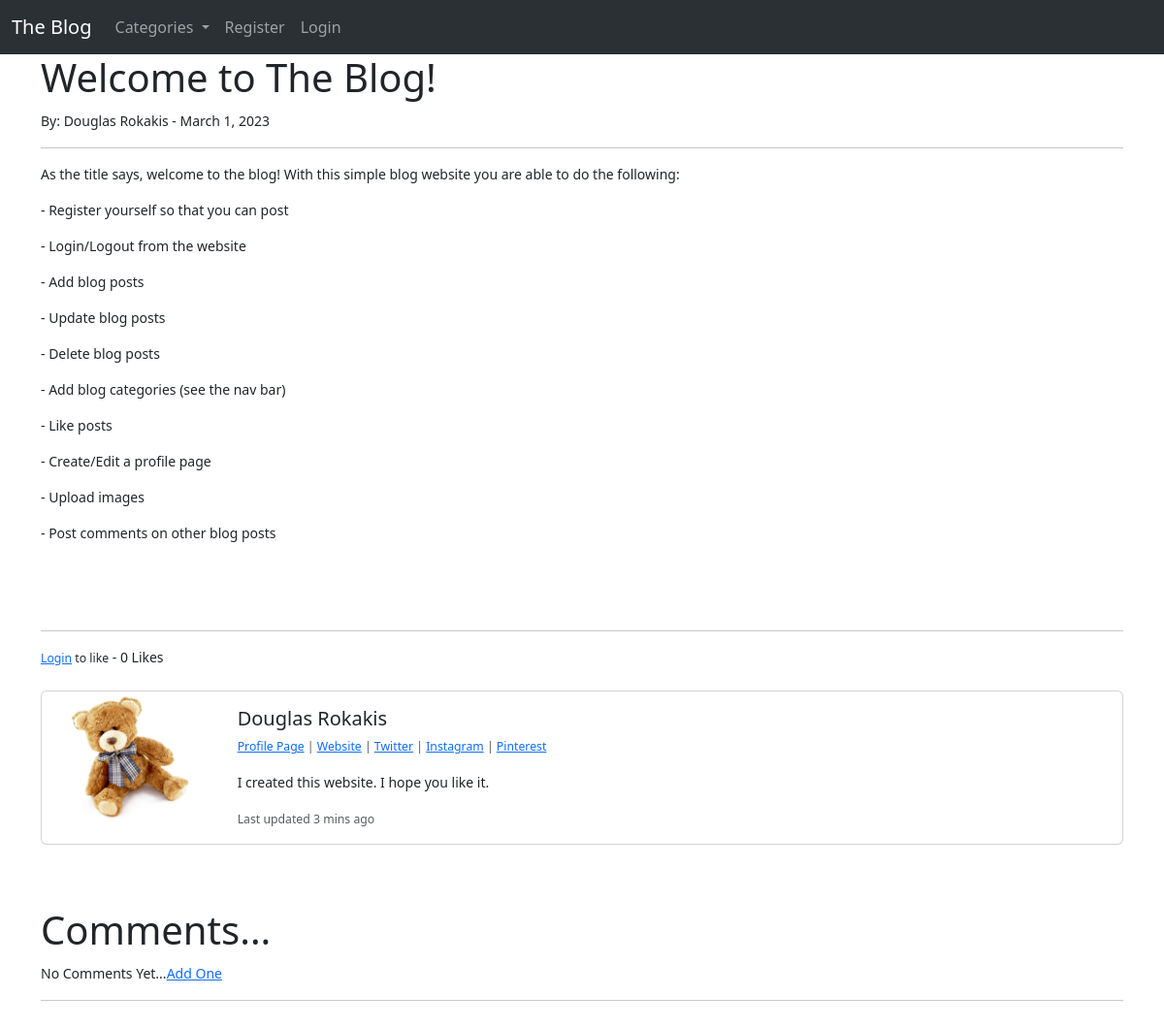
Screenshot of /article/17 with the database file from the repository.
### theblog/models.py (models this page shows, shortened)
class Post(models.Model):
    title = models.CharField(max_length=255)
    header_image = models.ImageField(null=True, blank=True, upload_to='images/')
    title_tag = models.CharField(max_length=255)
    author = models.ForeignKey(User, on_delete=models.CASCADE)
    body = RichTextField(blank=True, null=True)
    publication_date = models.DateField(auto_now_add=True)
    category = models.CharField(max_length=255, default='miscellaneous')
    snippet = models.CharField(max_length=255)
    likes = models.ManyToManyField(User, related_name='blog_post')
    def total_likes(self):
        return self.likes.count()

class Profile(models.Model):
    user = models.OneToOneField(User, null=True, on_delete=models.CASCADE)
    bio = models.TextField()
    profile_pic = models.ImageField(null=True, blank=True, upload_to='images/profile/')
    website_url = models.CharField(max_length=255, null=True, blank=True)
    fb_url = models.CharField(max_length=255, null=True, blank=True)
    twitter_url = models.CharField(max_length=255, null=True, blank=True)
    instagram_url = models.CharField(max_length=255, null=True, blank=True)
    pinterest_url = models.CharField(max_length=255, null=True, blank=True)

### theblog/views.py (the view)
# urls.py: path('article/<int:pk>', ArticleDetailView.as_view(), name='article-detail'),
class ArticleDetailView(DetailView):
    model = Post
    template_name='article_details.html'
    def get_context_data(self, *args, **kwargs):
        cat_menu = Category.objects.all() #collects all of the names of the categories and stores them in the 'cat_menu' variable
        context = super(ArticleDetailView, self).get_context_data(*args, **kwargs)
        current_post_id = get_object_or_404(Post, id=self.kwargs['pk'])#storing the id of the post currently on.
        total_likes= current_post_id.total_likes()#uses total_likes function from models.py to take total likes from current_post_id variable
        liked = False
        if current_post_id.likes.filter(id=self.request.user.id).exists():
            liked = True
        context['total_likes']= total_likes
        context["liked"] = liked
        return context

### theblog/context_proccessors.py (called while the page is built)
def navbar_context(request):
    return {'cat_menu': Category.objects.all(), }

### theblog/models.py (called while the page is built)
    def __str__(self):
        return self.name

### theblog/templates/article_details.html (shortened to what this page needs)
{% extends 'base.html' %}
{% load static %}
{% block content %}
<h1>{{ post.title }}</h1>
<small>By:
    {{ post.author.first_name }}
    {{ post.author.last_name }} -
    {{post.publication_date}}
<br />
<hr>
{{ post.body|safe }}
<hr>
<form action="{% url 'like_post' post.pk %}" method="POST">
    {% if user.is_authenticated %}
    {% if liked %}
    <button type="submit" name="post_id" value="{{post.id}}" class='btn btn-danger btn-sm'>Unlike</button>
    {% else %}
    <button type="submit" name="post_id" value="{{post.id}}" class='btn btn-primary btn-sm'>Like</button>
    {% endif %}
    {%else%}
    <small><a href="{% url 'login' %}">Login</a> to like</small>
    {% endif %}
    - {{ total_likes }}
    {% if total_likes == 1%}
    Like
    {% else %}
    Likes
    {% endif %}
</form>
<br/>
<div class="card mb-3">
    <div class="row g-0">
        <div class="col-md-2">
            {% if post.author.profile.profile_pic %}
                <img src="{{post.author.profile.profile_pic.url}}" class="img-fluid rounded-start" alt="...">
            {% else %}
                <img src="{% static 'theblog/images/default-profile.png' %}" class="img-fluid rounded-start" alt="...">
            {% endif %}
        </div>
        <div class="col-md-10">
            <div class="card-body">
                <h5 class="card-title">{{ post.author.first_name }} {{ post.author.last_name }} </h5>
                <p class="small text-muted">
                    <a href="{% url 'show_profile_page' post.author.profile.id %}">Profile Page</a>
                    {% if post.author.profile.website_url %}
                        | <a href="{{post.author.profile.website_url}}">Website</a>
                    {% endif %}
                    {% if post.author.profile.twitter_url %}
                        | <a href="{{post.author.profile.twitter_url}}">Twitter</a>
                    {% endif %}
                    {% if post.author.profile.instagram_url %}
                        | <a href="{{post.author.profile.instagram_url}}">Instagram</a>
                    {% endif %}
                    {% if post.author.profile.pinterest_url %}
                        | <a href="{{post.author.profile.pinterest_url}}">Pinterest</a>
                    {% endif %}
                </p>
                <p class="card-text">
                    {{post.author.profile.bio}}
                </p>
                <p class="card-text"><small class="text-muted">Last updated 3 mins ago</small></p>
            </div>
        </div>
    </div>
</div>
<br /><br />
<h1>Comments...</h1>
{% if not post.comments.all %}
    No Comments Yet...<a href="{% url 'add_comment' post.pk %}">Add One</a>
{% endif %}
<hr>
<br /><br />
{% endblock %}

### rows the page displays
Post: title "Welcome to The Blog!", author.first_name "Douglas", author.last_name "Rokakis", publication_date "March 1, 2023", body "As the title says, welcome to the blog! With this simple blog website you are able to do the following: - Register yourself so that you can post - Login/Logout from the website - Add blog posts - Update blog posts - Delete blog posts - Add blog categories (see the nav bar) - Like posts - Create/Edit a profile page - Upload images - Post comments on other blog posts", author.profile.profile_pic (picture), author.profile.bio "I created this website. I hope you like it."

### other values shown
{{ total_likes }} "0"
